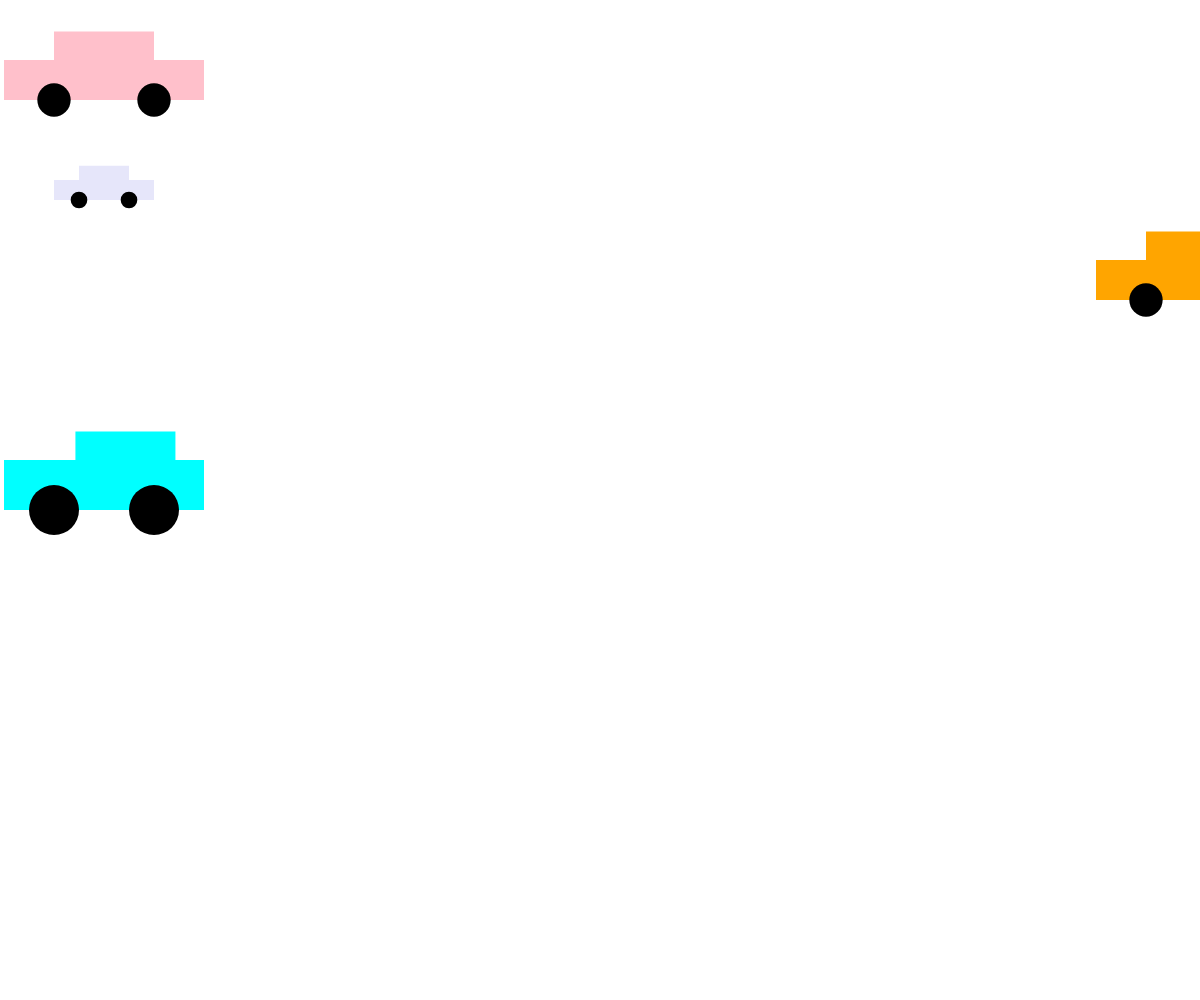
Frame 1 (no input)
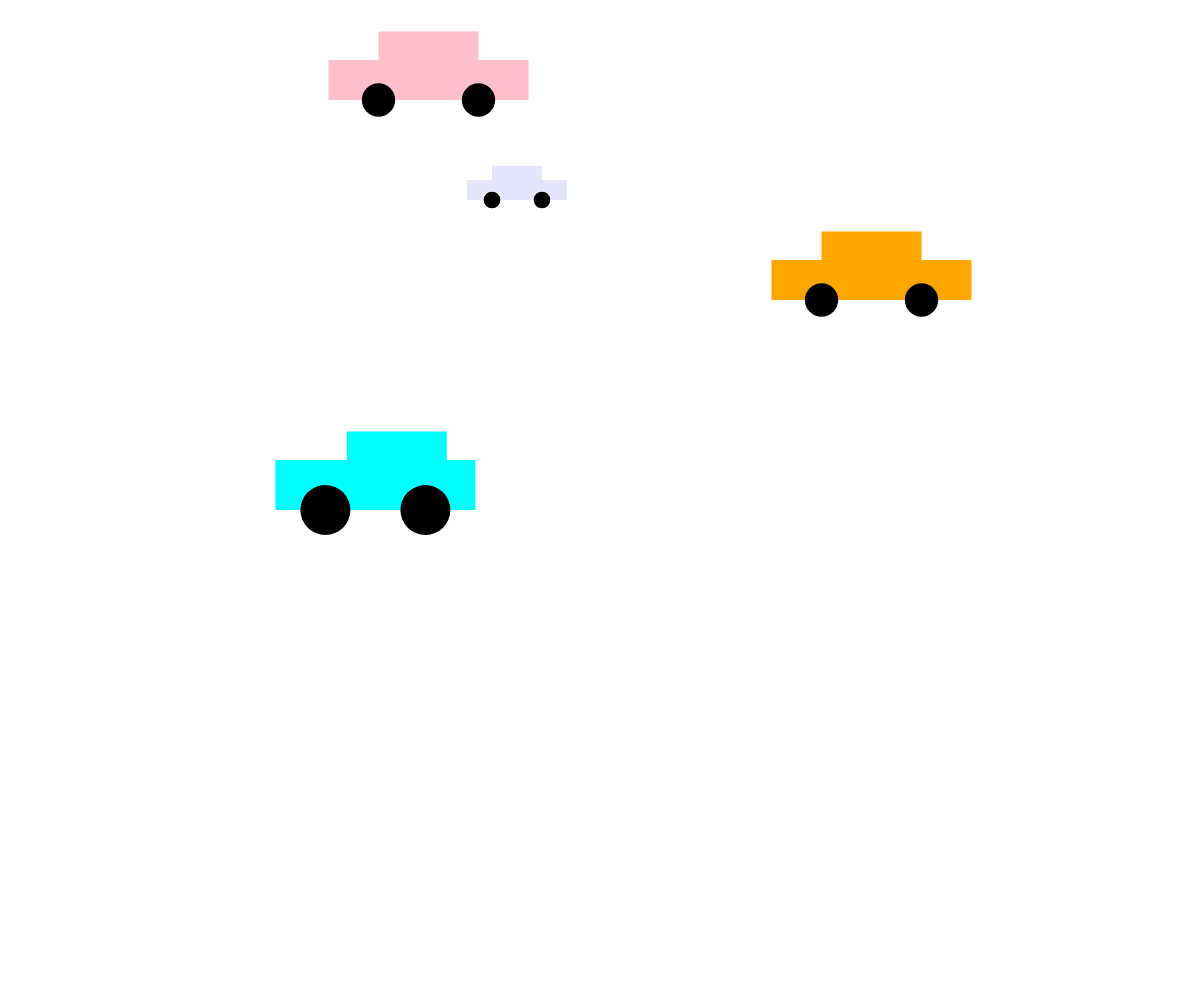
Frame 60 (no input)
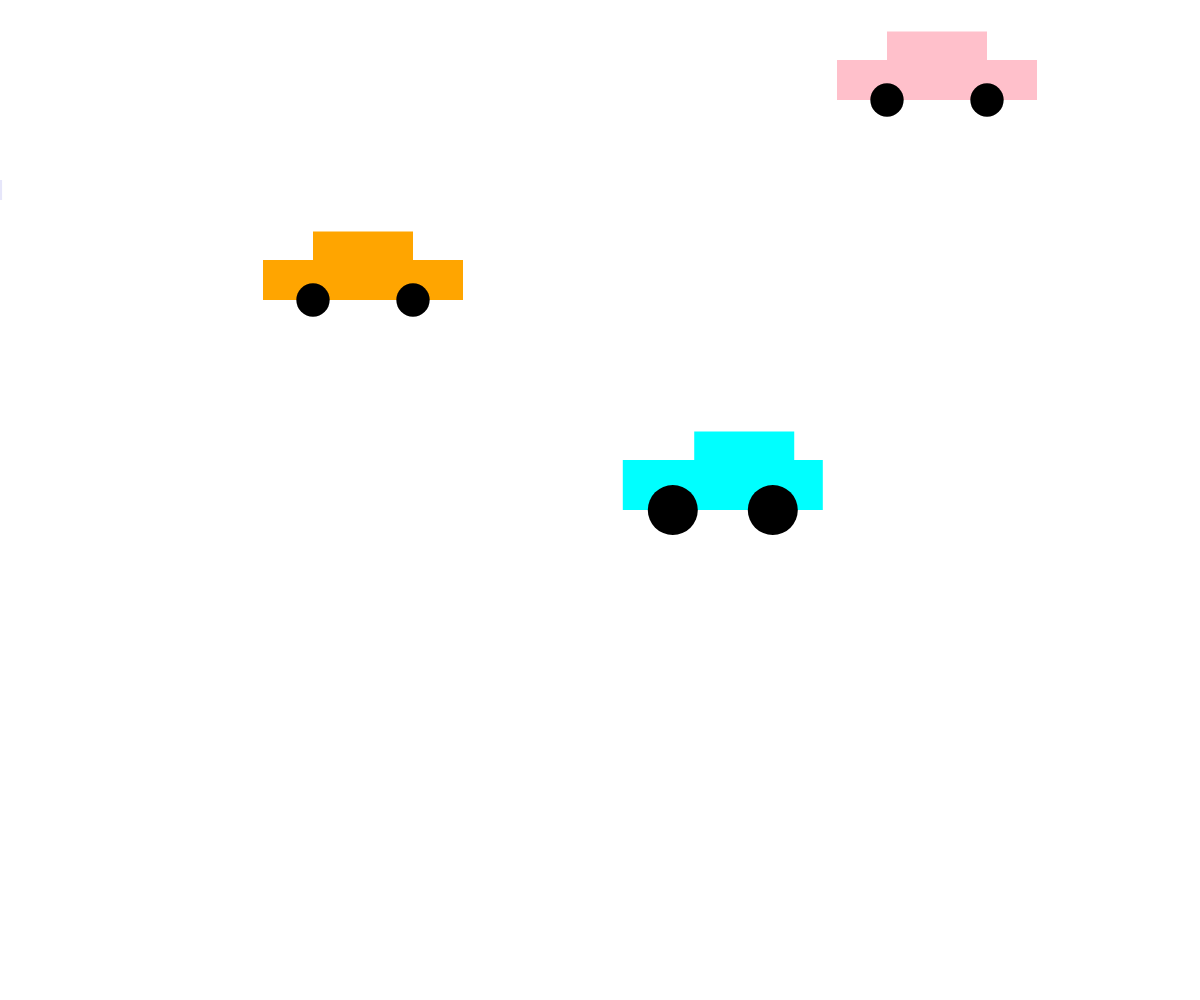
Frame 120 (the mouse pressed at the canvas centre since frame 60)

The p5.js sketch that drew these frames (run headless with seeded random() and noise() and a simulated clock; from frame 60 on, the mouse is pressed at the canvas centre):

// p5.js sketch
// ── sketch.js
const canvasWidth = window.innerWidth;
const canvasHeight = window.innerHeight; 

// feel free to change these values as you like!
const c1 = {
    x: 100,
    y: 100,
    width: 200,
    speed: 4,
    color: 'pink'
};

const c2 = {
    x: 1200,
    y: 300,
    width: 200,
    speed: 4,
    color: 'orange'
}

const c3 = {
    x: 100,
    y: 200,
    width: 100,
    speed: 4,
    color: 'lavender'
};

const t1 = {
    x: 100,
    y: 500,
    width: 200,
    speed: 4,
    color: 'cyan'
};


// required to set up the canvas:
function setup() {
    createCanvas(canvasWidth, canvasHeight);
}


// animation loop:
function draw() {
    // clear the canvas:
    clear();

   
    // move the car:
    c1.x += c1.speed;
    c1.speed = c1.speed + .05;
    c2.x = c2.x - c2.speed;
    c2.speed = c2.speed + .05;
    c3.x = c3.x + c3.speed;
    c3.speed = c3.speed + .1;
    t1.x += t1.speed;
    t1.speed = t1.speed + .02;
    // redraw the car:
    drawCar(c1.x, c1.y, c1.width, c1.color);
    drawCar(c2.x, c2.y, c2.width, c2.color);
    drawCar(c3.x, c3.y, c3.width, c3.color);
    drawTruck(t1.x, t1.y, t1.width, t1.color);

    if (c1.x > canvasWidth + 100) {
        c1.x = -100;
        c1.speed = 1;
    } 
    
    if (c2.x < -100) {
        c2.x = 1200;
        c2.speed = 1;
    }

    if (c3.x > canvasWidth + 50) {
        c3.x = -50;
        c3.speed = 1;
    }
    
    if (t1.x > canvasWidth + 100) {
        t1.x = -100;
        t1.speed = 1;
    }
    
    // draw the grid (optional -- feel free to remove this line):
    // drawGrid(canvasWidth, canvasHeight);
}


// this function's job is to draw a car based on the 
// parameters the user passes in (x, y, size, fillColor, and wheelColor)
function drawCar(x, y, size, fillColor, wheelColor='black') {
    strokeWeight(0);
    
    // body
    fill(fillColor);
    rect(x - size/4, y - (size/5 + size/7), size / 2, size/7); // top
    rect(x - size/2, y - size/5, size, size/5); // bottom

    // wheels:
    fill(wheelColor);
    circle(x - size / 4, y, size / 6);
    circle(x + size / 4, y, size / 6);
}


function drawTruck(x, y, size, fillColor, wheelColor='black') {
    strokeWeight(0);

    // body
    fill(fillColor);
    rect(x - size/7, y - (size/5 + size/7), size / 2, size/6); // top
    rect(x - size/2, y - size/5, size, size/4); // bottom

     // wheels:
     fill(wheelColor);
     circle(x - size / 4, y + 10, size / 4);
     circle(x + size / 4, y + 10, size / 4);
}
